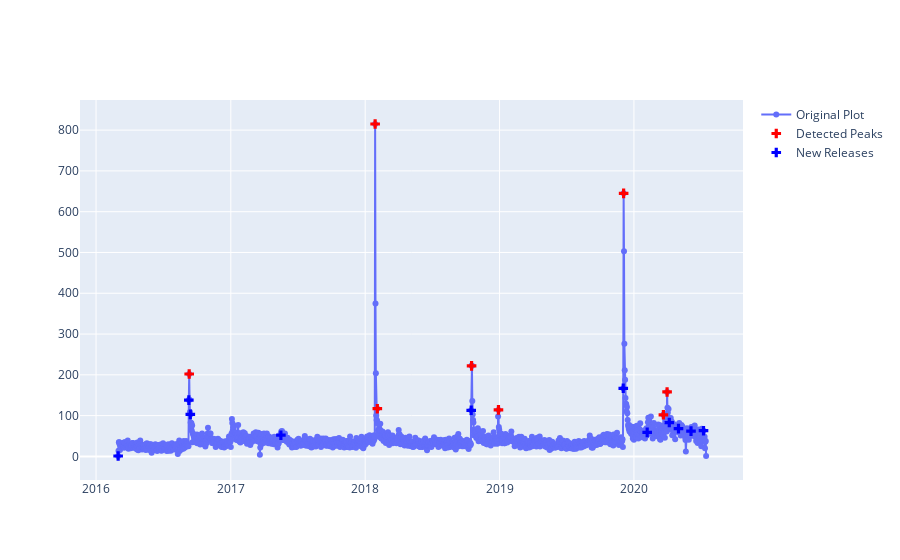

Source (notebook cell):
### Code cell
indices = find_peaks(time_series, height=100, plateau_size=1, prominence = 25)[0]
x_vals = dailyqty.index

fig = go.Figure()
fig.add_trace(go.Scatter(x=x_vals,
    y=time_series,
    mode='lines+markers',
    name='Original Plot'
))

fig.add_trace(go.Scatter(
    x=[dailyqty.index[k] for k in indices],
    y=[time_series[j] for j in indices],
    mode='markers',
    marker=dict(
        size=8,
        color='red',
        symbol='cross'
    ),
    name='Detected Peaks'
))

fig.add_trace(go.Scatter(
    x=first_vals,
    y=[time_series[f] for f in first_vals],
    mode='markers',
    marker=dict(
        size=8,
        color='blue',
        symbol='cross'
    ),
    name='New Releases'
))

fig.show()
fig.write_image('figures/fig6 Revenue Peaks.png')

### Figure 1 — Plotly figure (JSON) as saved in the notebook; plotly's stock layout.template omitted (floating-point values rounded to 4 significant figures; data arrays with more than 128 entries replaced by an {"elided": "..."} marker saying what was removed)
{"data": [{"mode": "lines+markers", "name": "Original Plot", "type": "scatter", "x": {"elided": "1598 str values"}, "y": {"elided": "1598 int values"}}, {"marker": {"color": "red", "size": 8, "symbol": "cross"}, "mode": "markers", "name": "Detected Peaks", "type": "scatter", "x": ["2016-09-10", "2018-01-28", "2018-02-03", "2018-10-17", "2018-12-29", "2019-12-04", "2020-03-21", "2020-03-31"], "y": [202, 815, 117, 222, 114, 645, 102, 158]}, {"marker": {"color": "blue", "size": 8, "symbol": "cross"}, "mode": "markers", "name": "New Releases", "type": "scatter", "x": ["2016-03-01", "2019-12-03", "2020-02-06", "2020-04-06", "2020-05-01", "2020-06-04", "2020-07-08", "2018-10-16", "2016-09-13", "2016-09-09", "2017-05-17"], "y": [1, 167, 59, 83, 68, 62, 63, 113, 103, 138, 52]}], "layout": {}}
